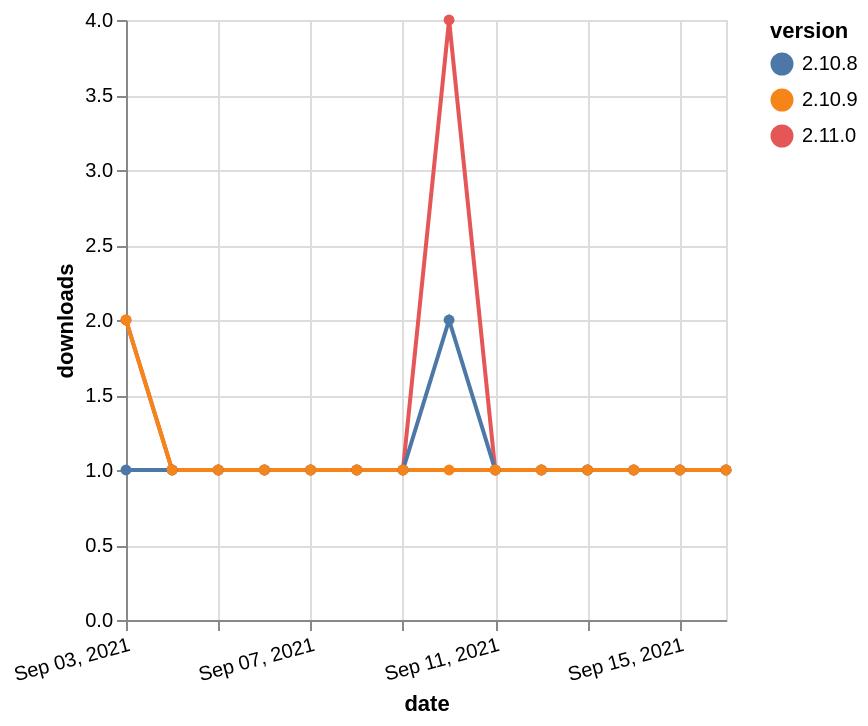

This figure's Vega-Lite source:
### Vega-Lite specification from a JSON file in a GitHub repository (floating-point values rounded to 4 significant figures)
{"$schema": "https://vega.github.io/schema/vega-lite/v5.json", "description": "A simple bar chart with embedded data.", "data": {"values": [{"date": "2021-09-03", "total": 127, "delta": 2, "version": "2.11.0"}, {"date": "2021-09-04", "total": 128, "delta": 1, "version": "2.11.0"}, {"date": "2021-09-05", "total": 129, "delta": 1, "version": "2.11.0"}, {"date": "2021-09-06", "total": 130, "delta": 1, "version": "2.11.0"}, {"date": "2021-09-07", "total": 131, "delta": 1, "version": "2.11.0"}, {"date": "2021-09-08", "total": 132, "delta": 1, "version": "2.11.0"}, {"date": "2021-09-09", "total": 133, "delta": 1, "version": "2.11.0"}, {"date": "2021-09-10", "total": 137, "delta": 4, "version": "2.11.0"}, {"date": "2021-09-11", "total": 138, "delta": 1, "version": "2.11.0"}, {"date": "2021-09-12", "total": 139, "delta": 1, "version": "2.11.0"}, {"date": "2021-09-13", "total": 140, "delta": 1, "version": "2.11.0"}, {"date": "2021-09-14", "total": 141, "delta": 1, "version": "2.11.0"}, {"date": "2021-09-15", "total": 142, "delta": 1, "version": "2.11.0"}, {"date": "2021-09-16", "total": 143, "delta": 1, "version": "2.11.0"}, {"date": "2021-09-03", "total": 137, "delta": 1, "version": "2.10.8"}, {"date": "2021-09-04", "total": 138, "delta": 1, "version": "2.10.8"}, {"date": "2021-09-05", "total": 139, "delta": 1, "version": "2.10.8"}, {"date": "2021-09-06", "total": 140, "delta": 1, "version": "2.10.8"}, {"date": "2021-09-07", "total": 141, "delta": 1, "version": "2.10.8"}, {"date": "2021-09-08", "total": 142, "delta": 1, "version": "2.10.8"}, {"date": "2021-09-09", "total": 143, "delta": 1, "version": "2.10.8"}, {"date": "2021-09-10", "total": 145, "delta": 2, "version": "2.10.8"}, {"date": "2021-09-11", "total": 146, "delta": 1, "version": "2.10.8"}, {"date": "2021-09-12", "total": 147, "delta": 1, "version": "2.10.8"}, {"date": "2021-09-13", "total": 148, "delta": 1, "version": "2.10.8"}, {"date": "2021-09-14", "total": 149, "delta": 1, "version": "2.10.8"}, {"date": "2021-09-15", "total": 150, "delta": 1, "version": "2.10.8"}, {"date": "2021-09-16", "total": 151, "delta": 1, "version": "2.10.8"}, {"date": "2021-09-03", "total": 130, "delta": 2, "version": "2.10.9"}, {"date": "2021-09-04", "total": 131, "delta": 1, "version": "2.10.9"}, {"date": "2021-09-05", "total": 132, "delta": 1, "version": "2.10.9"}, {"date": "2021-09-06", "total": 133, "delta": 1, "version": "2.10.9"}, {"date": "2021-09-07", "total": 134, "delta": 1, "version": "2.10.9"}, {"date": "2021-09-08", "total": 135, "delta": 1, "version": "2.10.9"}, {"date": "2021-09-09", "total": 136, "delta": 1, "version": "2.10.9"}, {"date": "2021-09-10", "total": 137, "delta": 1, "version": "2.10.9"}, {"date": "2021-09-11", "total": 138, "delta": 1, "version": "2.10.9"}, {"date": "2021-09-12", "total": 139, "delta": 1, "version": "2.10.9"}, {"date": "2021-09-13", "total": 140, "delta": 1, "version": "2.10.9"}, {"date": "2021-09-14", "total": 141, "delta": 1, "version": "2.10.9"}, {"date": "2021-09-15", "total": 142, "delta": 1, "version": "2.10.9"}, {"date": "2021-09-16", "total": 143, "delta": 1, "version": "2.10.9"}]}, "width": "container", "mark": {"type": "line", "point": {"filled": true}}, "encoding": {"x": {"field": "date", "type": "temporal", "timeUnit": "yearmonthdate", "title": "date", "axis": {"labelAngle": -15}}, "y": {"field": "delta", "type": "quantitative", "title": "downloads"}, "color": {"field": "version", "type": "nominal"}, "tooltip": {"field": "delta"}}}
